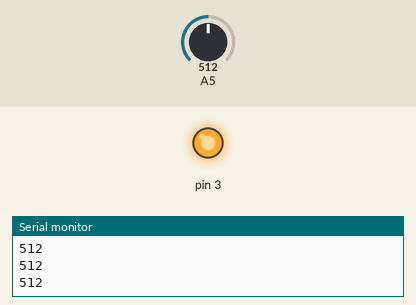
The sketch below on a simulated Arduino Uno, built with avr-gcc and run on an emulated ATmega328P. On the bench: output pins drawn as LEDs (lit = HIGH), the last lines printed to the serial monitor. The test bench sets the inputs (shaded band); at power-on: A5 = 512.

Above: at 1.2 s.
1.3 s: A5 set to 176
2.8 s: A5 set to 143
At 4.0 s:
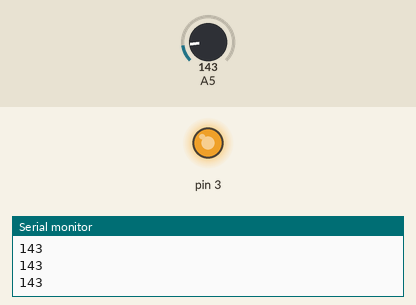
4.3 s: A5 set to 122
At 5.2 s:
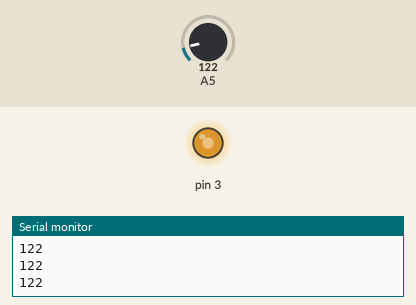
5.8 s: A5 set to 30
At 6.4 s:
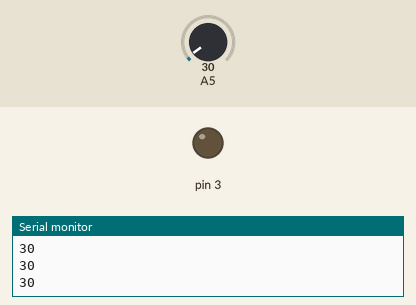
Timing chart, 0 to 8.3 s (numbered marks = the images above; inputs shaded):
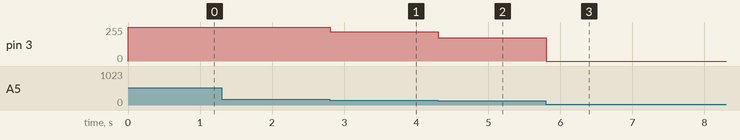

Measured:
- after the input at 2.8 s, pin 3: 255/255 → 218/255 at once
- after the input at 4.3 s, pin 3: 218/255 → 174/255 at once
- after the input at 5.8 s, pin 3: 174/255 → 0/255 at once

The sketch:

Blink1.ino
```cpp
void setup() {
  //pinMode(13, OUTPUT);
  Serial.begin(9600);
}
void loop() {
  int sensorRead = 0;
  sensorRead = analogRead(A5);//40~160
  Serial.println(sensorRead);
  if(sensorRead<40)sensorRead=40;
  else if(sensorRead>160)sensorRead=160;
  int lightblink = map(sensorRead,40,160,0,255);
  analogWrite(3,lightblink);
  delay(1);
}
```
